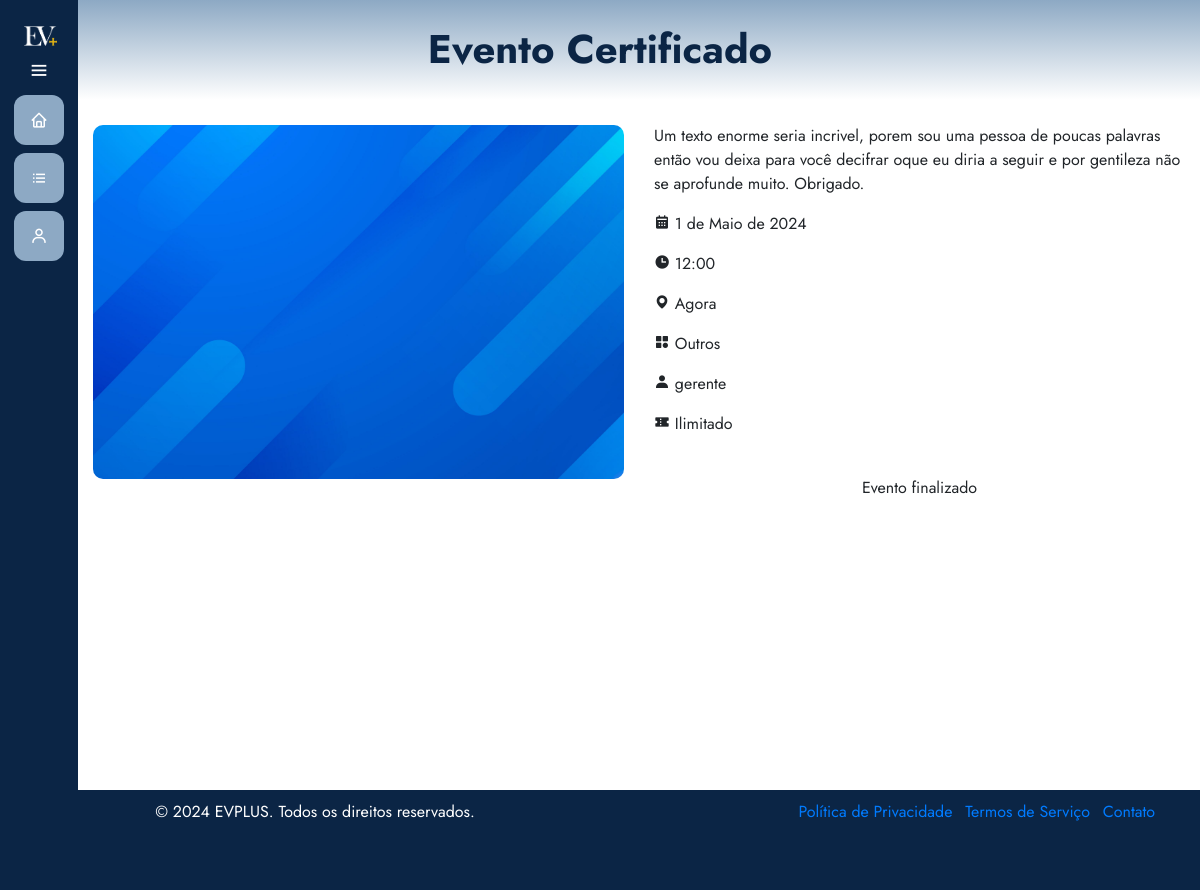
/eventos/detalhes/24/, run on the app's committed database.
### eventos/models.py (models this page shows, shortened)
class Evento(models.Model):
    user = models.ForeignKey(User, on_delete=models.CASCADE)
    clients = models.ManyToManyField(User, through='Inscricao', related_name='eventos')
    name = models.CharField(max_length=100)
    description = models.TextField()
    local = models.CharField(max_length=100)
    date = models.DateField()
    time = models.TimeField()
    category = models.CharField(max_length=100)
    banner = models.ImageField(null=True, blank=True, upload_to='images/')
    limite_inscricoes = models.PositiveIntegerField(null=True, blank=True, verbose_name="Limite de Inscrições")
    finalizado = models.BooleanField(default=False)
    certificado = models.FileField(upload_to='certificados/', null=True, blank=True)

### eventos/views.py (the view)
# urls.py: path('detalhes/<int:id>/', views.detalhesEvento, name='detalhes_evento'),
def detalhesEvento(request, id):
    exibir_sidebar = True
    evento = Evento.objects.get(id=id)
    usuario = request.user
    ja_inscrito = evento.clients.filter(pk=usuario.pk).exists()
    return render(request, 'visualizarEvento.html', {'evento': evento, 'exibir_sidebar': exibir_sidebar})

### eventos/templates/visualizarEvento.html (shortened to what this page needs)
{% extends 'base.html' %}
{% load static %}
{% block 'head' %}
    <link rel="stylesheet" href="{% static 'eventos/css/visualizarEvento.css' %}">
{% endblock %}
{% block 'dashboard' %}
    <div class="container">
        <div class="row">
            <div class="col-md-6">
                {% if evento.banner %}
                    <img src="{{ evento.banner.url }}" alt="Banner do Evento" class="img-fluid">
                {% else %}
                    <img src="{% static 'images/placeholder10.jpg' %}" alt="Banner do Evento" class="img-fluid">
                {% endif %}
            </div>
            <div class="col-md-6">
                <div class="row mt-4">
                    <div class="col-md-12">
                        <p>{{ evento.description }}</p>
                        <p><i class='bx bxs-calendar'></i> {{ evento.date }}</p>
                        <p><i class='bx bxs-time'></i> {{ evento.time }}</p>
                        <p><i class='bx bxs-map'></i> {{ evento.local }}</p>
                        <p><i class='bx bxs-category'></i> {{ evento.category }}</p>
                        <p><i class='bx bxs-user'></i> {{ evento.user }}</p>
                        {% if evento.limite_inscricoes %}
                            {% if evento.limite_inscricoes == -1 %}
                                <p><i class='bx bxs-coupon'></i> Ilimitado</p>
                            {% elif evento.clients.count >= evento.limite_inscricoes %}
                                <p><i class='bx bxs-coupon'></i> Esgotado</p>
                            {% else %}
                                <p><i class='bx bxs-coupon'></i> {{ evento.clients.count }} / {{ evento.limite_inscricoes }}</p>
                            {% endif %}
                        {% else %}
                            <p><i class='bx bxs-coupon'></i> Ilimitado</p>
                        {% endif %}
                    </div>
                </div>
                {% if evento.finalizado %}
                    <div class="text-center mt-4">
                        <p>Evento finalizado</p>
                    </div>
                {% endif %}
            </div>
        </div>
    </div>
{% endblock %}

### templates/static/general/css/base.css (style rules this page uses)
* { margin: 0; padding: 0; box-sizing: border-box; font-family: "Jost" , sans-serif; }

### templates/static/general/css/general.css (style rules this page uses)
:root { --main-color: #8da9c4; --dark-color: #0b2545; --light-color: #eef4ed; --contrast-color: #467afd; --differential-color: #134074; }

### templates/static/eventos/css/visualizarEvento.css (style rules this page uses)
.img-fluid { margin-top: 25px; max-width: 100%; border-radius: 10px; }

### data on the page
Evento: description "Um texto enorme seria incrivel, porem sou uma pessoa de poucas palavras então vou deixa para você decifrar oque eu diria a seguir e por gentileza não se aprofunde muito. Obrigado.", date "1 de Maio de 2024", time "12:00", local "Agora", category "Outros", user "gerente"
